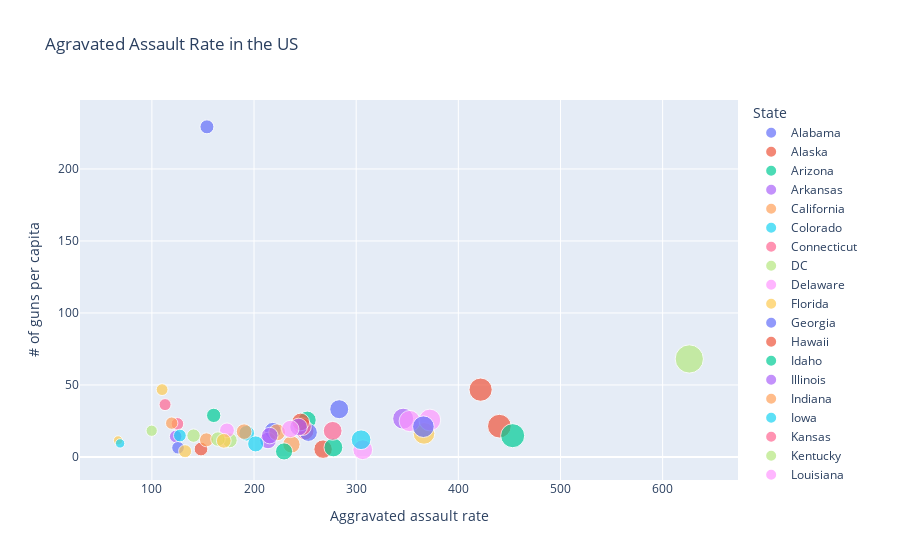

Notebook source saved alongside this figure:
### Code cell
import plotly.express as px

combined_data_df = pd.merge(aggravated_assault_2014_df,gun_ownership_per_capita_df,on="State")

import plotly.express as px

fig = px.scatter(combined_data_df,
                 x="Aggravated assault rate", 
                 y="# of guns per capita",
                 size="Aggravated assault rate", 
                 color="State",
                 hover_name="State",
                 title="Agravated Assault Rate in the US"
                )
fig.show()

### Figure 1 — Plotly figure (JSON) as saved in the notebook; plotly's stock layout.template omitted (floating-point values rounded to 4 significant figures)
{"data": [{"hovertemplate": "<b>%{hovertext}</b><br><br>State=Alabama<br>Aggravated assault rate=%{marker.size}<br># of guns per capita=%{y}<extra></extra>", "hovertext": ["Alabama"], "legendgroup": "Alabama", "marker": {"color": "#636efa", "size": [283.4], "sizemode": "area", "sizeref": 1.565, "symbol": "circle"}, "mode": "markers", "name": "Alabama", "orientation": "v", "showlegend": true, "type": "scatter", "x": [283.4], "xaxis": "x", "y": [33.15], "yaxis": "y"}, {"hovertemplate": "<b>%{hovertext}</b><br><br>State=Alaska<br>Aggravated assault rate=%{marker.size}<br># of guns per capita=%{y}<extra></extra>", "hovertext": ["Alaska"], "legendgroup": "Alaska", "marker": {"color": "#EF553B", "size": [440.2], "sizemode": "area", "sizeref": 1.565, "symbol": "circle"}, "mode": "markers", "name": "Alaska", "orientation": "v", "showlegend": true, "type": "scatter", "x": [440.2], "xaxis": "x", "y": [21.38], "yaxis": "y"}, {"hovertemplate": "<b>%{hovertext}</b><br><br>State=Arizona<br>Aggravated assault rate=%{marker.size}<br># of guns per capita=%{y}<extra></extra>", "hovertext": ["Arizona"], "legendgroup": "Arizona", "marker": {"color": "#00cc96", "size": [252.1], "sizemode": "area", "sizeref": 1.565, "symbol": "circle"}, "mode": "markers", "name": "Arizona", "orientation": "v", "showlegend": true, "type": "scatter", "x": [252.1], "xaxis": "x", "y": [25.61], "yaxis": "y"}, {"hovertemplate": "<b>%{hovertext}</b><br><br>State=Arkansas<br>Aggravated assault rate=%{marker.size}<br># of guns per capita=%{y}<extra></extra>", "hovertext": ["Arkansas"], "legendgroup": "Arkansas", "marker": {"color": "#ab63fa", "size": [346], "sizemode": "area", "sizeref": 1.565, "symbol": "circle"}, "mode": "markers", "name": "Arkansas", "orientation": "v", "showlegend": true, "type": "scatter", "x": [346], "xaxis": "x", "y": [26.57], "yaxis": "y"}, {"hovertemplate": "<b>%{hovertext}</b><br><br>State=California<br>Aggravated assault rate=%{marker.size}<br># of guns per capita=%{y}<extra></extra>", "hovertext": ["California"], "legendgroup": "California", "marker": {"color": "#FFA15A", "size": [236.6], "sizemode": "area", "sizeref": 1.565, "symbol": "circle"}, "mode": "markers", "name": "California", "orientation": "v", "showlegend": true, "type": "scatter", "x": [236.6], "xaxis": "x", "y": [8.71], "yaxis": "y"}, {"hovertemplate": "<b>%{hovertext}</b><br><br>State=Colorado<br>Aggravated assault rate=%{marker.size}<br># of guns per capita=%{y}<extra></extra>", "hovertext": ["Colorado"], "legendgroup": "Colorado", "marker": {"color": "#19d3f3", "size": [192.8], "sizemode": "area", "sizeref": 1.565, "symbol": "circle"}, "mode": "markers", "name": "Colorado", "orientation": "v", "showlegend": true, "type": "scatter", "x": [192.8], "xaxis": "x", "y": [16.48], "yaxis": "y"}, {"hovertemplate": "<b>%{hovertext}</b><br><br>State=Connecticut<br>Aggravated assault rate=%{marker.size}<br># of guns per capita=%{y}<extra></extra>", "hovertext": ["Connecticut"], "legendgroup": "Connecticut", "marker": {"color": "#FF6692", "size": [125], "sizemode": "area", "sizeref": 1.565, "symbol": "circle"}, "mode": "markers", "name": "Connecticut", "orientation": "v", "showlegend": true, "type": "scatter", "x": [125], "xaxis": "x", "y": [22.96], "yaxis": "y"}, {"hovertemplate": "<b>%{hovertext}</b><br><br>State=DC<br>Aggravated assault rate=%{marker.size}<br># of guns per capita=%{y}<extra></extra>", "hovertext": ["DC"], "legendgroup": "DC", "marker": {"color": "#B6E880", "size": [626.1], "sizemode": "area", "sizeref": 1.565, "symbol": "circle"}, "mode": "markers", "name": "DC", "orientation": "v", "showlegend": true, "type": "scatter", "x": [626.1], "xaxis": "x", "y": [68.05], "yaxis": "y"}, {"hovertemplate": "<b>%{hovertext}</b><br><br>State=Delaware<br>Aggravated assault rate=%{marker.size}<br># of guns per capita=%{y}<extra></extra>", "hovertext": ["Delaware"], "legendgroup": "Delaware", "marker": {"color": "#FF97FF", "size": [306.4], "sizemode": "area", "sizeref": 1.565, "symbol": "circle"}, "mode": "markers", "name": "Delaware", "orientation": "v", "showlegend": true, "type": "scatter", "x": [306.4], "xaxis": "x", "y": [5.04], "yaxis": "y"}, {"hovertemplate": "<b>%{hovertext}</b><br><br>State=Florida<br>Aggravated assault rate=%{marker.size}<br># of guns per capita=%{y}<extra></extra>", "hovertext": ["Florida"], "legendgroup": "Florida", "marker": {"color": "#FECB52", "size": [366.4], "sizemode": "area", "sizeref": 1.565, "symbol": "circle"}, "mode": "markers", "name": "Florida", "orientation": "v", "showlegend": true, "type": "scatter", "x": [366.4], "xaxis": "x", "y": [16.35], "yaxis": "y"}, {"hovertemplate": "<b>%{hovertext}</b><br><br>State=Georgia<br>Aggravated assault rate=%{marker.size}<br># of guns per capita=%{y}<extra></extra>", "hovertext": ["Georgia"], "legendgroup": "Georgia", "marker": {"color": "#636efa", "size": [218.4], "sizemode": "area", "sizeref": 1.565, "symbol": "circle"}, "mode": "markers", "name": "Georgia", "orientation": "v", "showlegend": true, "type": "scatter", "x": [218.4], "xaxis": "x", "y": [18.22], "yaxis": "y"}, {"hovertemplate": "<b>%{hovertext}</b><br><br>State=Hawaii<br>Aggravated assault rate=%{marker.size}<br># of guns per capita=%{y}<extra></extra>", "hovertext": ["Hawaii"], "legendgroup": "Hawaii", "marker": {"color": "#EF553B", "size": [148.1], "sizemode": "area", "sizeref": 1.565, "symbol": "circle"}, "mode": "markers", "name": "Hawaii", "orientation": "v", "showlegend": true, "type": "scatter", "x": [148.1], "xaxis": "x", "y": [5.5], "yaxis": "y"}, {"hovertemplate": "<b>%{hovertext}</b><br><br>State=Idaho<br>Aggravated assault rate=%{marker.size}<br># of guns per capita=%{y}<extra></extra>", "hovertext": ["Idaho"], "legendgroup": "Idaho", "marker": {"color": "#00cc96", "size": [160.5], "sizemode": "area", "sizeref": 1.565, "symbol": "circle"}, "mode": "markers", "name": "Idaho", "orientation": "v", "showlegend": true, "type": "scatter", "x": [160.5], "xaxis": "x", "y": [28.86], "yaxis": "y"}, {"hovertemplate": "<b>%{hovertext}</b><br><br>State=Illinois<br>Aggravated assault rate=%{marker.size}<br># of guns per capita=%{y}<extra></extra>", "hovertext": ["Illinois"], "legendgroup": "Illinois", "marker": {"color": "#ab63fa", "size": [213.7], "sizemode": "area", "sizeref": 1.565, "symbol": "circle"}, "mode": "markers", "name": "Illinois", "orientation": "v", "showlegend": true, "type": "scatter", "x": [213.7], "xaxis": "x", "y": [11.44], "yaxis": "y"}, {"hovertemplate": "<b>%{hovertext}</b><br><br>State=Indiana<br>Aggravated assault rate=%{marker.size}<br># of guns per capita=%{y}<extra></extra>", "hovertext": ["Indiana"], "legendgroup": "Indiana", "marker": {"color": "#FFA15A", "size": [222.6], "sizemode": "area", "sizeref": 1.565, "symbol": "circle"}, "mode": "markers", "name": "Indiana", "orientation": "v", "showlegend": true, "type": "scatter", "x": [222.6], "xaxis": "x", "y": [17.1], "yaxis": "y"}, {"hovertemplate": "<b>%{hovertext}</b><br><br>State=Iowa<br>Aggravated assault rate=%{marker.size}<br># of guns per capita=%{y}<extra></extra>", "hovertext": ["Iowa"], "legendgroup": "Iowa", "marker": {"color": "#19d3f3", "size": [201.6], "sizemode": "area", "sizeref": 1.565, "symbol": "circle"}, "mode": "markers", "name": "Iowa", "orientation": "v", "showlegend": true, "type": "scatter", "x": [201.6], "xaxis": "x", "y": [9.05], "yaxis": "y"}, {"hovertemplate": "<b>%{hovertext}</b><br><br>State=Kansas<br>Aggravated assault rate=%{marker.size}<br># of guns per capita=%{y}<extra></extra>", "hovertext": ["Kansas"], "legendgroup": "Kansas", "marker": {"color": "#FF6692", "size": [250], "sizemode": "area", "sizeref": 1.565, "symbol": "circle"}, "mode": "markers", "name": "Kansas", "orientation": "v", "showlegend": true, "type": "scatter", "x": [250], "xaxis": "x", "y": [18.06], "yaxis": "y"}, {"hovertemplate": "<b>%{hovertext}</b><br><br>State=Kentucky<br>Aggravated assault rate=%{marker.size}<br># of guns per capita=%{y}<extra></extra>", "hovertext": ["Kentucky"], "legendgroup": "Kentucky", "marker": {"color": "#B6E880", "size": [99.8], "sizemode": "area", "sizeref": 1.565, "symbol": "circle"}, "mode": "markers", "name": "Kentucky", "orientation": "v", "showlegend": true, "type": "scatter", "x": [99.8], "xaxis": "x", "y": [18.2], "yaxis": "y"}, {"hovertemplate": "<b>%{hovertext}</b><br><br>State=Louisiana<br>Aggravated assault rate=%{marker.size}<br># of guns per capita=%{y}<extra></extra>", "hovertext": ["Louisiana"], "legendgroup": "Louisiana", "marker": {"color": "#FF97FF", "size": [352.4], "sizemode": "area", "sizeref": 1.565, "symbol": "circle"}, "mode": "markers", "name": "Louisiana", "orientation": "v", "showlegend": true, "type": "scatter", "x": [352.4], "xaxis": "x", "y": [24.94], "yaxis": "y"}, {"hovertemplate": "<b>%{hovertext}</b><br><br>State=Maine<br>Aggravated assault rate=%{marker.size}<br># of guns per capita=%{y}<extra></extra>", "hovertext": ["Maine"], "legendgroup": "Maine", "marker": {"color": "#FECB52", "size": [66.9], "sizemode": "area", "sizeref": 1.565, "symbol": "circle"}, "mode": "markers", "name": "Maine", "orientation": "v", "showlegend": true, "type": "scatter", "x": [66.9], "xaxis": "x", "y": [11.5], "yaxis": "y"}, {"hovertemplate": "<b>%{hovertext}</b><br><br>State=Maryland<br>Aggravated assault rate=%{marker.size}<br># of guns per capita=%{y}<extra></extra>", "hovertext": ["Maryland"], "legendgroup": "Maryland", "marker": {"color": "#636efa", "size": [253.2], "sizemode": "area", "sizeref": 1.565, "symbol": "circle"}, "mode": "markers", "name": "Maryland", "orientation": "v", "showlegend": true, "type": "scatter", "x": [253.2], "xaxis": "x", "y": [17.03], "yaxis": "y"}, {"hovertemplate": "<b>%{hovertext}</b><br><br>State=Massachusetts<br>Aggravated assault rate=%{marker.size}<br># of guns per capita=%{y}<extra></extra>", "hovertext": ["Massachusetts"], "legendgroup": "Massachusetts", "marker": {"color": "#EF553B", "size": [267.6], "sizemode": "area", "sizeref": 1.565, "symbol": "circle"}, "mode": "markers", "name": "Massachusetts", "orientation": "v", "showlegend": true, "type": "scatter", "x": [267.6], "xaxis": "x", "y": [5.41], "yaxis": "y"}, {"hovertemplate": "<b>%{hovertext}</b><br><br>State=Michigan<br>Aggravated assault rate=%{marker.size}<br># of guns per capita=%{y}<extra></extra>", "hovertext": ["Michigan"], "legendgroup": "Michigan", "marker": {"color": "#00cc96", "size": [277.7], "sizemode": "area", "sizeref": 1.565, "symbol": "circle"}, "mode": "markers", "name": "Michigan", "orientation": "v", "showlegend": true, "type": "scatter", "x": [277.7], "xaxis": "x", "y": [6.59], "yaxis": "y"}, {"hovertemplate": "<b>%{hovertext}</b><br><br>State=Minnesota<br>Aggravated assault rate=%{marker.size}<br># of guns per capita=%{y}<extra></extra>", "hovertext": ["Minnesota"], "legendgroup": "Minnesota", "marker": {"color": "#ab63fa", "size": [123.3], "sizemode": "area", "sizeref": 1.565, "symbol": "circle"}, "mode": "markers", "name": "Minnesota", "orientation": "v", "showlegend": true, "type": "scatter", "x": [123.3], "xaxis": "x", "y": [14.22], "yaxis": "y"}, {"hovertemplate": "<b>%{hovertext}</b><br><br>State=Mississippi<br>Aggravated assault rate=%{marker.size}<br># of guns per capita=%{y}<extra></extra>", "hovertext": ["Mississippi"], "legendgroup": "Mississippi", "marker": {"color": "#FFA15A", "size": [153.4], "sizemode": "area", "sizeref": 1.565, "symbol": "circle"}, "mode": "markers", "name": "Mississippi", "orientation": "v", "showlegend": true, "type": "scatter", "x": [153.4], "xaxis": "x", "y": [11.89], "yaxis": "y"}, {"hovertemplate": "<b>%{hovertext}</b><br><br>State=Missouri<br>Aggravated assault rate=%{marker.size}<br># of guns per capita=%{y}<extra></extra>", "hovertext": ["Missouri"], "legendgroup": "Missouri", "marker": {"color": "#19d3f3", "size": [304.8], "sizemode": "area", "sizeref": 1.565, "symbol": "circle"}, "mode": "markers", "name": "Missouri", "orientation": "v", "showlegend": true, "type": "scatter", "x": [304.8], "xaxis": "x", "y": [11.94], "yaxis": "y"}, {"hovertemplate": "<b>%{hovertext}</b><br><br>State=Montana<br>Aggravated assault rate=%{marker.size}<br># of guns per capita=%{y}<extra></extra>", "hovertext": ["Montana"], "legendgroup": "Montana", "marker": {"color": "#FF6692", "size": [247.4], "sizemode": "area", "sizeref": 1.565, "symbol": "circle"}, "mode": "markers", "name": "Montana", "orientation": "v", "showlegend": true, "type": "scatter", "x": [247.4], "xaxis": "x", "y": [21.06], "yaxis": "y"}, {"hovertemplate": "<b>%{hovertext}</b><br><br>State=Nebraska<br>Aggravated assault rate=%{marker.size}<br># of guns per capita=%{y}<extra></extra>", "hovertext": ["Nebraska"], "legendgroup": "Nebraska", "marker": {"color": "#B6E880", "size": [176.2], "sizemode": "area", "sizeref": 1.565, "symbol": "circle"}, "mode": "markers", "name": "Nebraska", "orientation": "v", "showlegend": true, "type": "scatter", "x": [176.2], "xaxis": "x", "y": [11.57], "yaxis": "y"}, {"hovertemplate": "<b>%{hovertext}</b><br><br>State=Nevada<br>Aggravated assault rate=%{marker.size}<br># of guns per capita=%{y}<extra></extra>", "hovertext": ["Nevada"], "legendgroup": "Nevada", "marker": {"color": "#FF97FF", "size": [372.1], "sizemode": "area", "sizeref": 1.565, "symbol": "circle"}, "mode": "markers", "name": "Nevada", "orientation": "v", "showlegend": true, "type": "scatter", "x": [372.1], "xaxis": "x", "y": [25.64], "yaxis": "y"}, {"hovertemplate": "<b>%{hovertext}</b><br><br>State=New_Hampshire<br>Aggravated assault rate=%{marker.size}<br># of guns per capita=%{y}<extra></extra>", "hovertext": ["New_Hampshire"], "legendgroup": "New_Hampshire", "marker": {"color": "#FECB52", "size": [110], "sizemode": "area", "sizeref": 1.565, "symbol": "circle"}, "mode": "markers", "name": "New_Hampshire", "orientation": "v", "showlegend": true, "type": "scatter", "x": [110], "xaxis": "x", "y": [46.76], "yaxis": "y"}, {"hovertemplate": "<b>%{hovertext}</b><br><br>State=New_Jersey<br>Aggravated assault rate=%{marker.size}<br># of guns per capita=%{y}<extra></extra>", "hovertext": ["New_Jersey"], "legendgroup": "New_Jersey", "marker": {"color": "#636efa", "size": [125.6], "sizemode": "area", "sizeref": 1.565, "symbol": "circle"}, "mode": "markers", "name": "New_Jersey", "orientation": "v", "showlegend": true, "type": "scatter", "x": [125.6], "xaxis": "x", "y": [6.38], "yaxis": "y"}, {"hovertemplate": "<b>%{hovertext}</b><br><br>State=New_Mexico<br>Aggravated assault rate=%{marker.size}<br># of guns per capita=%{y}<extra></extra>", "hovertext": ["New_Mexico"], "legendgroup": "New_Mexico", "marker": {"color": "#EF553B", "size": [421.8], "sizemode": "area", "sizeref": 1.565, "symbol": "circle"}, "mode": "markers", "name": "New_Mexico", "orientation": "v", "showlegend": true, "type": "scatter", "x": [421.8], "xaxis": "x", "y": [46.73], "yaxis": "y"}, {"hovertemplate": "<b>%{hovertext}</b><br><br>State=New_York<br>Aggravated assault rate=%{marker.size}<br># of guns per capita=%{y}<extra></extra>", "hovertext": ["New_York"], "legendgroup": "New_York", "marker": {"color": "#00cc96", "size": [229.4], "sizemode": "area", "sizeref": 1.565, "symbol": "circle"}, "mode": "markers", "name": "New_York", "orientation": "v", "showlegend": true, "type": "scatter", "x": [229.4], "xaxis": "x", "y": [3.83], "yaxis": "y"}, {"hovertemplate": "<b>%{hovertext}</b><br><br>State=North_Carolina<br>Aggravated assault rate=%{marker.size}<br># of guns per capita=%{y}<extra></extra>", "hovertext": ["North_Carolina"], "legendgroup": "North_Carolina", "marker": {"color": "#ab63fa", "size": [215.4], "sizemode": "area", "sizeref": 1.565, "symbol": "circle"}, "mode": "markers", "name": "North_Carolina", "orientation": "v", "showlegend": true, "type": "scatter", "x": [215.4], "xaxis": "x", "y": [14.82], "yaxis": "y"}, {"hovertemplate": "<b>%{hovertext}</b><br><br>State=North_Dakota<br>Aggravated assault rate=%{marker.size}<br># of guns per capita=%{y}<extra></extra>", "hovertext": ["North_Dakota"], "legendgroup": "North_Dakota", "marker": {"color": "#FFA15A", "size": [190.3], "sizemode": "area", "sizeref": 1.565, "symbol": "circle"}, "mode": "markers", "name": "North_Dakota", "orientation": "v", "showlegend": true, "type": "scatter", "x": [190.3], "xaxis": "x", "y": [17.56], "yaxis": "y"}, {"hovertemplate": "<b>%{hovertext}</b><br><br>State=Ohio<br>Aggravated assault rate=%{marker.size}<br># of guns per capita=%{y}<extra></extra>", "hovertext": ["Ohio"], "legendgroup": "Ohio", "marker": {"color": "#19d3f3", "size": [127.4], "sizemode": "area", "sizeref": 1.565, "symbol": "circle"}, "mode": "markers", "name": "Ohio", "orientation": "v", "showlegend": true, "type": "scatter", "x": [127.4], "xaxis": "x", "y": [14.87], "yaxis": "y"}, {"hovertemplate": "<b>%{hovertext}</b><br><br>State=Oklahoma<br>Aggravated assault rate=%{marker.size}<br># of guns per capita=%{y}<extra></extra>", "hovertext": ["Oklahoma"], "legendgroup": "Oklahoma", "marker": {"color": "#FF6692", "size": [277], "sizemode": "area", "sizeref": 1.565, "symbol": "circle"}, "mode": "markers", "name": "Oklahoma", "orientation": "v", "showlegend": true, "type": "scatter", "x": [277], "xaxis": "x", "y": [18.13], "yaxis": "y"}, {"hovertemplate": "<b>%{hovertext}</b><br><br>State=Oregon<br>Aggravated assault rate=%{marker.size}<br># of guns per capita=%{y}<extra></extra>", "hovertext": ["Oregon"], "legendgroup": "Oregon", "marker": {"color": "#B6E880", "size": [140.8], "sizemode": "area", "sizeref": 1.565, "symbol": "circle"}, "mode": "markers", "name": "Oregon", "orientation": "v", "showlegend": true, "type": "scatter", "x": [140.8], "xaxis": "x", "y": [14.82], "yaxis": "y"}, {"hovertemplate": "<b>%{hovertext}</b><br><br>State=Pennsylvania<br>Aggravated assault rate=%{marker.size}<br># of guns per capita=%{y}<extra></extra>", "hovertext": ["Pennsylvania"], "legendgroup": "Pennsylvania", "marker": {"color": "#FF97FF", "size": [173.5], "sizemode": "area", "sizeref": 1.565, "symbol": "circle"}, "mode": "markers", "name": "Pennsylvania", "orientation": "v", "showlegend": true, "type": "scatter", "x": [173.5], "xaxis": "x", "y": [18.45], "yaxis": "y"}, {"hovertemplate": "<b>%{hovertext}</b><br><br>State=Rhode_Island<br>Aggravated assault rate=%{marker.size}<br># of guns per capita=%{y}<extra></extra>", "hovertext": ["Rhode_Island"], "legendgroup": "Rhode_Island", "marker": {"color": "#FECB52", "size": [132.5], "sizemode": "area", "sizeref": 1.565, "symbol": "circle"}, "mode": "markers", "name": "Rhode_Island", "orientation": "v", "showlegend": true, "type": "scatter", "x": [132.5], "xaxis": "x", "y": [3.98], "yaxis": "y"}, {"hovertemplate": "<b>%{hovertext}</b><br><br>State=South_Carolina<br>Aggravated assault rate=%{marker.size}<br># of guns per capita=%{y}<extra></extra>", "hovertext": ["South_Carolina"], "legendgroup": "South_Carolina", "marker": {"color": "#636efa", "size": [365.8], "sizemode": "area", "sizeref": 1.565, "symbol": "circle"}, "mode": "markers", "name": "South_Carolina", "orientation": "v", "showlegend": true, "type": "scatter", "x": [365.8], "xaxis": "x", "y": [21.01], "yaxis": "y"}, {"hovertemplate": "<b>%{hovertext}</b><br><br>State=South_Dakota<br>Aggravated assault rate=%{marker.size}<br># of guns per capita=%{y}<extra></extra>", "hovertext": ["South_Dakota"], "legendgroup": "South_Dakota", "marker": {"color": "#EF553B", "size": [245.7], "sizemode": "area", "sizeref": 1.565, "symbol": "circle"}, "mode": "markers", "name": "South_Dakota", "orientation": "v", "showlegend": true, "type": "scatter", "x": [245.7], "xaxis": "x", "y": [24.29], "yaxis": "y"}, {"hovertemplate": "<b>%{hovertext}</b><br><br>State=Tennessee<br>Aggravated assault rate=%{marker.size}<br># of guns per capita=%{y}<extra></extra>", "hovertext": ["Tennessee"], "legendgroup": "Tennessee", "marker": {"color": "#00cc96", "size": [453.2], "sizemode": "area", "sizeref": 1.565, "symbol": "circle"}, "mode": "markers", "name": "Tennessee", "orientation": "v", "showlegend": true, "type": "scatter", "x": [453.2], "xaxis": "x", "y": [14.76], "yaxis": "y"}, {"hovertemplate": "<b>%{hovertext}</b><br><br>State=Texas<br>Aggravated assault rate=%{marker.size}<br># of guns per capita=%{y}<extra></extra>", "hovertext": ["Texas"], "legendgroup": "Texas", "marker": {"color": "#ab63fa", "size": [243.6], "sizemode": "area", "sizeref": 1.565, "symbol": "circle"}, "mode": "markers", "name": "Texas", "orientation": "v", "showlegend": true, "type": "scatter", "x": [243.6], "xaxis": "x", "y": [20.79], "yaxis": "y"}, {"hovertemplate": "<b>%{hovertext}</b><br><br>State=Utah<br>Aggravated assault rate=%{marker.size}<br># of guns per capita=%{y}<extra></extra>", "hovertext": ["Utah"], "legendgroup": "Utah", "marker": {"color": "#FFA15A", "size": [119.4], "sizemode": "area", "sizeref": 1.565, "symbol": "circle"}, "mode": "markers", "name": "Utah", "orientation": "v", "showlegend": true, "type": "scatter", "x": [119.4], "xaxis": "x", "y": [23.48], "yaxis": "y"}, {"hovertemplate": "<b>%{hovertext}</b><br><br>State=Vermont<br>Aggravated assault rate=%{marker.size}<br># of guns per capita=%{y}<extra></extra>", "hovertext": ["Vermont"], "legendgroup": "Vermont", "marker": {"color": "#19d3f3", "size": [68.9], "sizemode": "area", "sizeref": 1.565, "symbol": "circle"}, "mode": "markers", "name": "Vermont", "orientation": "v", "showlegend": true, "type": "scatter", "x": [68.9], "xaxis": "x", "y": [9.41], "yaxis": "y"}, {"hovertemplate": "<b>%{hovertext}</b><br><br>State=Virginia<br>Aggravated assault rate=%{marker.size}<br># of guns per capita=%{y}<extra></extra>", "hovertext": ["Virginia"], "legendgroup": "Virginia", "marker": {"color": "#FF6692", "size": [112.9], "sizemode": "area", "sizeref": 1.565, "symbol": "circle"}, "mode": "markers", "name": "Virginia", "orientation": "v", "showlegend": true, "type": "scatter", "x": [112.9], "xaxis": "x", "y": [36.34], "yaxis": "y"}, {"hovertemplate": "<b>%{hovertext}</b><br><br>State=Washington<br>Aggravated assault rate=%{marker.size}<br># of guns per capita=%{y}<extra></extra>", "hovertext": ["Washington"], "legendgroup": "Washington", "marker": {"color": "#B6E880", "size": [164.7], "sizemode": "area", "sizeref": 1.565, "symbol": "circle"}, "mode": "markers", "name": "Washington", "orientation": "v", "showlegend": true, "type": "scatter", "x": [164.7], "xaxis": "x", "y": [12.4], "yaxis": "y"}, {"hovertemplate": "<b>%{hovertext}</b><br><br>State=West_Virginia<br>Aggravated assault rate=%{marker.size}<br># of guns per capita=%{y}<extra></extra>", "hovertext": ["West_Virginia"], "legendgroup": "West_Virginia", "marker": {"color": "#FF97FF", "size": [235.5], "sizemode": "area", "sizeref": 1.565, "symbol": "circle"}, "mode": "markers", "name": "West_Virginia", "orientation": "v", "showlegend": true, "type": "scatter", "x": [235.5], "xaxis": "x", "y": [19.42], "yaxis": "y"}, {"hovertemplate": "<b>%{hovertext}</b><br><br>State=Wisconsin<br>Aggravated assault rate=%{marker.size}<br># of guns per capita=%{y}<extra></extra>", "hovertext": ["Wisconsin"], "legendgroup": "Wisconsin", "marker": {"color": "#FECB52", "size": [170.4], "sizemode": "area", "sizeref": 1.565, "symbol": "circle"}, "mode": "markers", "name": "Wisconsin", "orientation": "v", "showlegend": true, "type": "scatter", "x": [170.4], "xaxis": "x", "y": [11.19], "yaxis": "y"}, {"hovertemplate": "<b>%{hovertext}</b><br><br>State=Wyoming<br>Aggravated assault rate=%{marker.size}<br># of guns per capita=%{y}<extra></extra>", "hovertext": ["Wyoming"], "legendgroup": "Wyoming", "marker": {"color": "#636efa", "size": [153.9], "sizemode": "area", "sizeref": 1.565, "symbol": "circle"}, "mode": "markers", "name": "Wyoming", "orientation": "v", "showlegend": true, "type": "scatter", "x": [153.9], "xaxis": "x", "y": [229.2], "yaxis": "y"}], "layout": {"legend": {"itemsizing": "constant", "title": {"text": "State"}, "tracegroupgap": 0}, "title": {"text": "Agravated Assault Rate in the US"}, "xaxis": {"anchor": "y", "domain": [0, 1], "title": {"text": "Aggravated assault rate"}}, "yaxis": {"anchor": "x", "domain": [0, 1], "title": {"text": "# of guns per capita"}}}}
